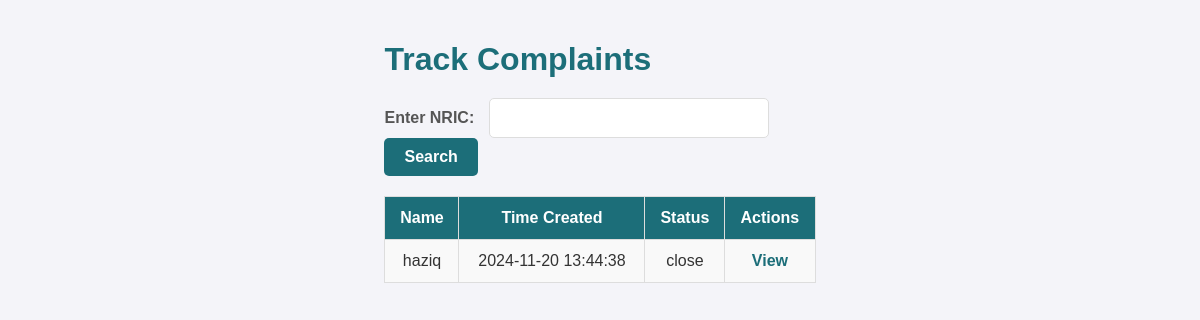
Page /track_complaint.php?nric=134 on the committed database.
### tables this page shows
CREATE TABLE `complaints` (
  `id` int(11) NOT NULL,
  `name` varchar(100) NOT NULL,
  `email` varchar(100) NOT NULL,
  `phone_number` varchar(15) NOT NULL,
  `nric` varchar(12) NOT NULL,
  `subject` varchar(255) NOT NULL,
  `details` text NOT NULL,
  `figure1` longblob DEFAULT NULL,
  `figure2` longblob DEFAULT NULL,
  `time_created` timestamp NOT NULL DEFAULT current_timestamp(),
  `department` varchar(100) DEFAULT NULL,
  `time_process` timestamp NULL DEFAULT NULL,
  `answer` text DEFAULT NULL,
  `time_resolve` timestamp NULL DEFAULT NULL,
  `status` enum('open','close','pending') DEFAULT 'open',
  `feedback` text DEFAULT NULL,
  `figure3` longblob DEFAULT NULL,
  `figure4` longblob DEFAULT NULL,
  `location` varchar(255) DEFAULT NULL,
  `state` varchar(255) DEFAULT NULL,
  `municipality` varchar(255) DEFAULT NULL
);

### track_complaint.php (the view, shortened to what this page needs)
<?php
include 'support/db.php';
$nric = isset($_GET['nric']) ? $_GET['nric'] : '';
if ($nric) {
    $query = "SELECT id, name, time_created, status FROM complaints WHERE nric = ?";
    $stmt = $conn->prepare($query);
    $stmt->bind_param("s", $nric);
    $stmt->execute();
    $result = $stmt->get_result();
} else {
    $result = null;
}
?>
<!DOCTYPE html>
<html lang="en">
<head>
        <link rel="stylesheet" href="css/style3.css">
</head>
<body style="background-image: url('images/citybg.jpg'); background-size: cover; background-position: center; background-repeat: no-repeat;" >
    <div>
    <h1>Track Complaints</h1>
    <form method="get" action="track_complaint.php">
        <label for="nric">Enter NRIC:</label>
        <input type="text" id="nric" name="nric" required>
        <button type="submit">Search</button>
    </form>
    <?php if ($result): ?>
        <table border="1">
            <tr>
                <th>Name</th>
                <th>Time Created</th>
                <th>Status</th>
                <th>Actions</th>
            </tr>
            <?php while ($row = $result->fetch_assoc()): ?>
                <tr>
                    <td><?php echo htmlspecialchars($row['name']); ?></td>
                    <td><?php echo htmlspecialchars($row['time_created']); ?></td>
                    <td><?php echo htmlspecialchars($row['status']); ?></td>
                    <td>
                        <a href="view_complaint.php?id=<?php echo $row['id']; ?>">View</a>
                    </td>
                </tr>
            <?php endwhile; ?>
        </table>
    <?php elseif ($nric): ?>
        <p>No complaints found for the provided NRIC.</p>
    <?php endif; ?>
    </div>
</body>
</html>

### css/style3.css (style rules this page uses)
body { font-family: Arial, sans-serif; color: #333; background-color: #f4f4f9; margin: 0; padding: 20px; display: flex; justify-content: center; align-items: flex-start; min-height: 100vh; }
h1 { color: #1c6e79; margin-bottom: 20px; }
form { margin-bottom: 20px; }
label { font-weight: bold; margin-right: 10px; color: #555; }
input[type="text"] { padding: 10px; font-size: 16px; border: 1px solid #ddd; border-radius: 5px; width: 60%; max-width: 300px; }
button[type="submit"] { background-color: #1c6e79; color: white; border: none; padding: 10px 20px; font-size: 16px; font-weight: bold; border-radius: 5px; cursor: pointer; transition: background-color 0.3s; }
table { width: 100%; border-collapse: collapse; margin-top: 20px; }
th, td { padding: 12px; border: 1px solid #ddd; text-align: center; }
th { background-color: #1c6e79; color: white; }
tr:nth-child(even) { background-color: #f9f9f9; }
a { color: #1c6e79; text-decoration: none; font-weight: bold; }

### rows in the picture
complaints: name "haziq", time_created "2024-11-20 13:44:38", status "close"
